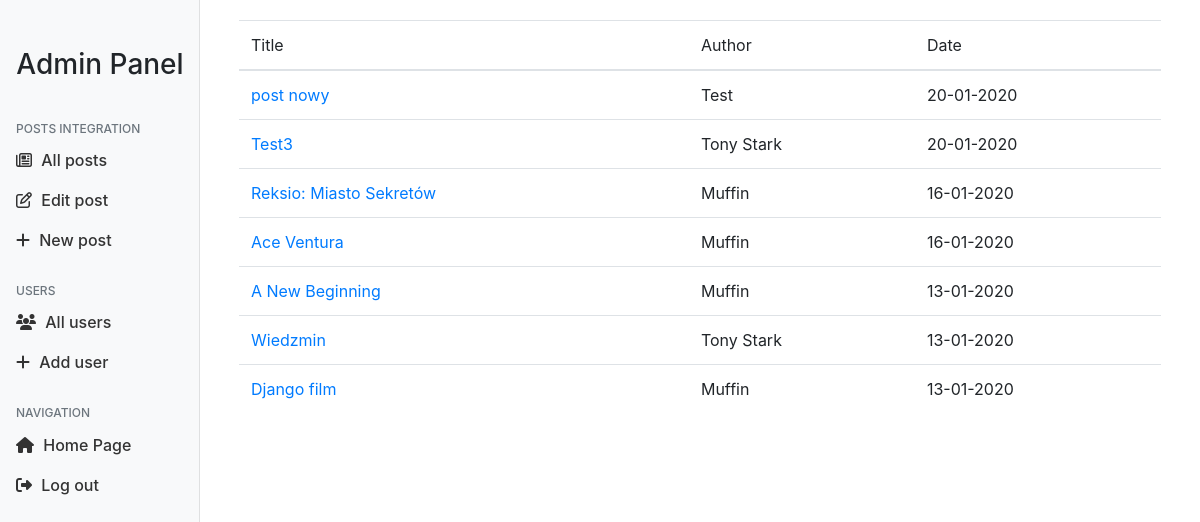
Page /admin (signed in) on the earlier database version.
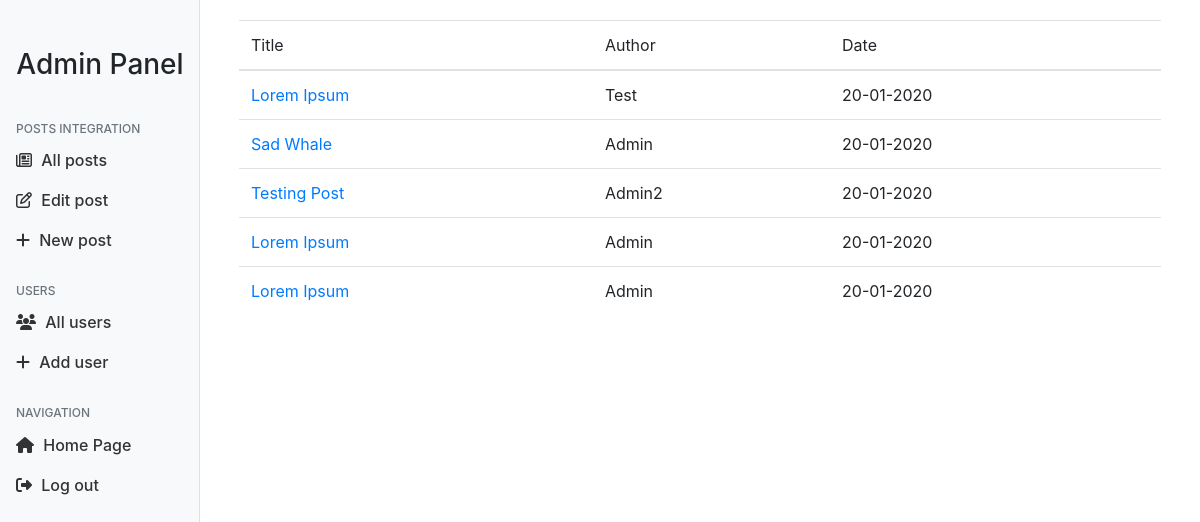
Same page on the later database version.
### project/model.py (models this page shows, shortened)
class Post(db.Model):
    id = db.Column(db.Integer, primary_key=True)
    image_file = db.Column(db.String(30), nullable=False)
    title = db.Column(db.String(100), nullable=False)
    content = db.Column(db.Text, nullable=False)
    author = db.Column(db.String(20), nullable=False, default='Admin')
    date_posted = db.Column(db.DateTime, nullable=False,
                            default=datetime.utcnow)

### project/routes.py (the view)
@app.route('/admin', methods=['GET', 'POST'])
@login_required
def all_posts():
    if current_user.permissions == 'admin':
        form = RegistrationForm()
        posts = Post.query.order_by(desc(Post.date_posted)).all()
        return render_template("admin_panel/all_posts.html", posts=posts, form=form)
    else:
        return redirect('/')

### project/model.py (called while the page is built)
@login.user_loader
def load_user(id):
    return User.query.get(int(id))

### project/templates/admin_panel/all_posts.html (shortened to what this page needs)
{% extends "admin_panel/panel.html" %}
{% block body %}
<div class="container">
    <table class="table table-hover">
        <tr>
            <th scope="col">Title</th>
            <th scope="col">Author</th>
            <th scope="col">Date</th>
        </tr>
        <tbody>
            {% for post in posts%}
            <tr>
                <td><a href="../../../post/more/{{post.id}}">{{post.title}}</a> </td>
                <td>{{post.author}}</td>
                <td>{{post.date_posted.strftime('%d-%m-%Y')}}</td>
            </tr>
            {% endfor %}
    </table>
</div>
{% endblock body %}

### project/templates/admin_panel/panel.html (shortened to what this page needs)
<!DOCTYPE html>
<html lang="en">
<head>
    <link rel="stylesheet" href="{{url_for('static', filename='styles/reset.css')}}">
    <link rel="stylesheet" href="{{url_for('.static', filename='styles/bootstrap.css')}}">
    <link rel="stylesheet" href="{{url_for('static', filename='styles/stylee.css')}}">
</head>
<body>
    <div class="container-fluid">
        <div class="row">
            <nav class="col-md-2 d-none d-md-block bg-light sidebar">
                <h3 class="text-center">Admin Panel</h3>
                <div class="sidebar-sticky">
                    <h6 class="sidebar-heading d-flex justify-content-between  px-3 mt-4 mb-1 text-muted">
                        <span>Posts Integration</span>
                    </h6>
                    <ul class="nav flex-column">
                        <li class="nav-item">
                            <a class="nav-link" href="/admin">
                                <i class="ico far fa-newspaper"></i> All posts
                            </a>
                        </li>
                        <li class="nav-item">
                            <a class="nav-link" href="/admin/modify">
                                <i class="ico far fa-edit"></i> Edit post
                            </a>
                        </li>
                        <li class="nav-item">
                            <a class="nav-link" href="/admin/new">
                                <i class="ico fas fa-plus"></i> New post
                            </a>
                        </li>
                    </ul>
                    <h6
                        class="sidebar-heading d-flex justify-content-between align-items-center px-3 mt-4 mb-1 text-muted">
                        <span>Users</span>
                    </h6>
                    <ul class="nav flex-column mb-2">
                        <li class="nav-item">
                            <a class="nav-link" href="/admin/users">
                                <i class="ico fas fa-users"></i> All users
                            </a>
                        </li>
                        <li class="nav-item">
                            <a class="nav-link" href="/admin/add_user">
                                <i class="ico fas fa-plus"></i> Add user
                            </a>
                        </li>
                    </ul>
                    <h6
                        class="sidebar-heading d-flex justify-content-between align-items-center px-3 mt-4 mb-1 text-muted">
                        <span> Navigation </span>
                    </h6>
                    <ul class="nav flex-column mb-2">
                        <li class="nav-item">
                            <a class="nav-link" href="/">
                                <i class="ico fas fa-home"></i> Home Page
                            </a>
                        </li>
                        <li class="nav-item">
                            <a class="nav-link" href="{{url_for('logout')}}">
                                <i class="ico fas fa-sign-out-alt"></i> Log out
                            </a>
                        </li>
                    </ul>
                </div>
            </nav>
            <div class="content col-md-9 ml-sm-auto col-lg-10 px-4">
                {% block body %} {% endblock body%}
            </div>
</body>
</html>

### project/static/styles/stylee.css (style rules this page uses)
* { font-family: 'Roboto', sans-serif; }
body { height: 100vh; }
a { text-align: center; text-decoration: none; }
.nav-link { text-align: left; }
.px-4 { margin-top: 10px; }
.table { margin-top: 10px; }
.ico { margin-right: 5px; }

Differences in the rows shown:
removed Post: title "post nowy", author "Test", date_posted "20-01-2020"
removed Post: title "Test3", author "Tony Stark", date_posted "20-01-2020"
removed Post: title "Reksio: Miasto Sekretów", author "Muffin", date_posted "16-01-2020"
removed Post: title "Ace Ventura", author "Muffin", date_posted "16-01-2020"
removed Post: title "A New Beginning", author "Muffin", date_posted "13-01-2020"
removed Post: title "Wiedzmin", author "Tony Stark", date_posted "13-01-2020"
removed Post: title "Django film", author "Muffin", date_posted "13-01-2020"
added Post: title "Lorem Ipsum", author "Test", date_posted "20-01-2020"
added Post: title "Sad Whale", author "Admin", date_posted "20-01-2020"
added Post: title "Testing Post", author "Admin2", date_posted "20-01-2020"
added Post: title "Lorem Ipsum", author "Admin", date_posted "20-01-2020"
added Post: title "Lorem Ipsum", author "Admin", date_posted "20-01-2020"
